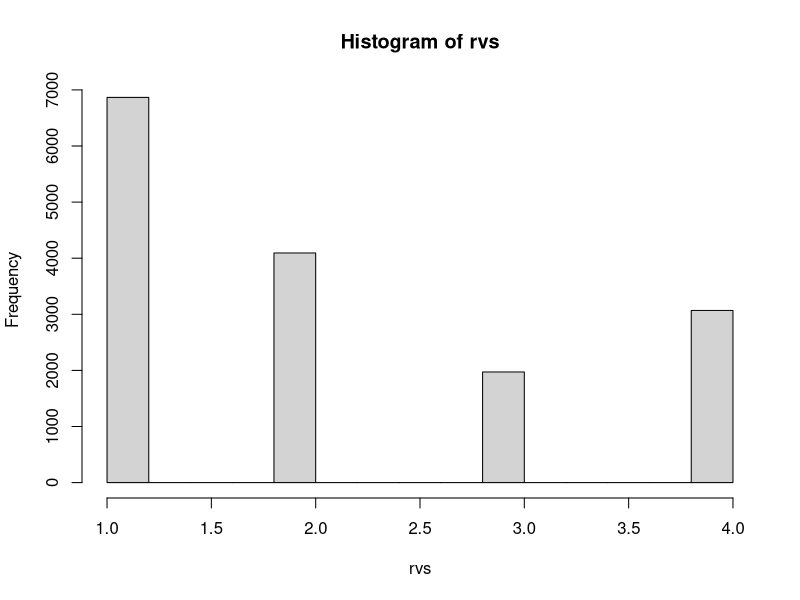
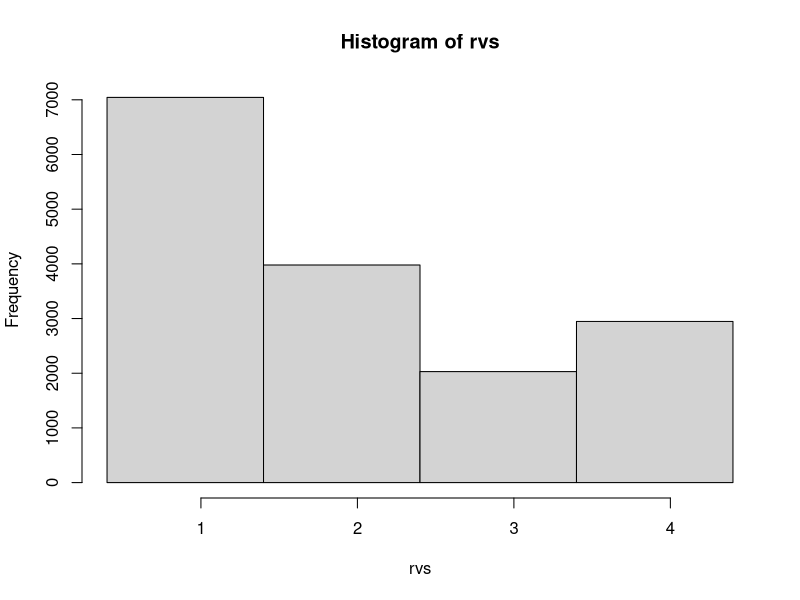

The R script that drew these images, in order:
nsim = 1.6e4
p = c(7/16, 1/4, 1/8, 3/16)


# Constructing qs ---------------------------------------------------------

# m = n - 1
m = length(p) - 1

qs = data.frame(v1 = integer(m), p1 = numeric(m),
					 v2 = integer(m), p2 = numeric(m))
p2 = p * m

for (i in 1 : m) {
	ordered_p = order(p2)
	qs[i,]$v1 = ordered_p[i]
	qs[i,]$p1 = p2[ordered_p[i]]
	p2[ordered_p[i]] = 0
	
	qs[i,]$v2 = ordered_p[m + 1]
	qs[i,]$p2 = 1 - qs[i,]$p1
	p2[ordered_p[m + 1]] = p2[ordered_p[m + 1]] - qs[i,]$p2
}


# simulating from distribution p ------------------------------------------

rvs = integer(nsim)
for (i in 1 : nsim){
	k = ceiling(m * runif(1))
	rvs[i] = ifelse(qs[k,]$p1 > runif(1), qs[k,]$v1, qs[k,]$v2)
}
hist(rvs)


rvs = integer(nsim)
k = ceiling(m * runif(nsim))
rvs = ifelse(qs[k,]$p1 > runif(nsim), qs[k,]$v1, qs[k,]$v2)
hist(rvs,seq(0.4,4.5, by = 1))
